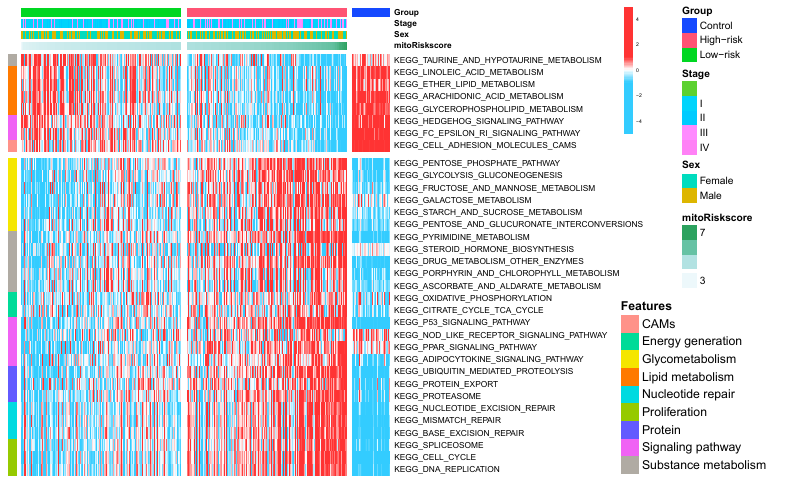

Here is the R script that generated this plot:
library(pheatmap)      
geneFile="gsva_data.txt"    
clusterFile="geneCluster.txt"       
setwd('11_risk-GSEA/gsva/heatmap') 


gene=read.table(geneFile, header=T, sep="\t", check.names=F, row.names=1)
cluster=read.table(clusterFile, header=T, sep="\t", check.names=F, row.names=1)

#combine data
gene=t(gene)
data=cbind(gene, cluster)
data=data[order(data$mitoRiskscore),]

#separate data
Type=data[,(35:ncol(data))]
data=t(data[,1:34])
row_type=read.table("rowtype.txt", header=F, sep="\t", check.names=F, row.names=1)
annotation_row=data.frame(row_type)
bk = unique(c(seq(-5,5, length=100)))
pdf("heatmap.pdf", height=5, width=8)
pheatmap(log2(data+1),
         breaks = bk,
         annotation=Type,
         #annotation_colors = ann_colors,
         color = colorRampPalette(c(rep("#33CCFF",5), "white", rep("#FF3333",5)))(100),
         cluster_cols =F,
         cluster_rows =F,
         clustering_method = "ward.D",
         scale="row",
         show_colnames=F,
         fontsize=6,
         fontsize_row=6,
         fontsize_col=6,
         annotation_row = annotation_row,
         gaps_col=c(251,502)
         ,gaps_row = c(8)
         )
dev.off()

